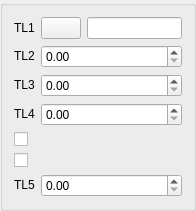
<?xml version="1.0" encoding="UTF-8"?>
<ui version="4.0">
 <class>DlgRef_1Sel3Spin2Check1Spin_QTD</class>
 <widget class="QWidget" name="DlgRef_1Sel3Spin2Check1Spin_QTD">
  <property name="geometry">
   <rect>
    <x>0</x>
    <y>0</y>
    <width>196</width>
    <height>183</height>
   </rect>
  </property>
  <property name="windowTitle">
   <string/>
  </property>
  <layout class="QGridLayout">
   <property name="margin">
    <number>0</number>
   </property>
   <property name="spacing">
    <number>6</number>
   </property>
   <item row="0" column="0">
    <widget class="QGroupBox" name="GroupBox1">
     <property name="title">
      <string/>
     </property>
     <layout class="QGridLayout" name="gridLayout">
      <property name="spacing">
       <number>6</number>
      </property>
      <item row="0" column="0">
       <widget class="QLabel" name="TextLabel1">
        <property name="sizePolicy">
         <sizepolicy hsizetype="Fixed" vsizetype="Fixed">
          <horstretch>0</horstretch>
          <verstretch>0</verstretch>
         </sizepolicy>
        </property>
        <property name="text">
         <string>TL1</string>
        </property>
        <property name="wordWrap">
         <bool>false</bool>
        </property>
       </widget>
      </item>
      <item row="0" column="1">
       <widget class="QPushButton" name="PushButton1">
        <property name="sizePolicy">
         <sizepolicy hsizetype="Fixed" vsizetype="Fixed">
          <horstretch>0</horstretch>
          <verstretch>0</verstretch>
         </sizepolicy>
        </property>
        <property name="text">
         <string/>
        </property>
       </widget>
      </item>
      <item row="0" column="2">
       <widget class="QLineEdit" name="LineEdit1"/>
      </item>
      <item row="1" column="0">
       <widget class="QLabel" name="TextLabel2">
        <property name="sizePolicy">
         <sizepolicy hsizetype="Fixed" vsizetype="Fixed">
          <horstretch>0</horstretch>
          <verstretch>0</verstretch>
         </sizepolicy>
        </property>
        <property name="text">
         <string>TL2</string>
        </property>
        <property name="wordWrap">
         <bool>false</bool>
        </property>
       </widget>
      </item>
      <item row="1" column="1" colspan="2">
       <widget class="SalomeApp_DoubleSpinBox" name="SpinBox_DX"/>
      </item>
      <item row="2" column="0">
       <widget class="QLabel" name="TextLabel3">
        <property name="sizePolicy">
         <sizepolicy hsizetype="Fixed" vsizetype="Fixed">
          <horstretch>0</horstretch>
          <verstretch>0</verstretch>
         </sizepolicy>
        </property>
        <property name="text">
         <string>TL3</string>
        </property>
        <property name="wordWrap">
         <bool>false</bool>
        </property>
       </widget>
      </item>
      <item row="2" column="1" colspan="2">
       <widget class="SalomeApp_DoubleSpinBox" name="SpinBox_DY"/>
      </item>
      <item row="3" column="0">
       <widget class="QLabel" name="TextLabel4">
        <property name="sizePolicy">
         <sizepolicy hsizetype="Fixed" vsizetype="Fixed">
          <horstretch>0</horstretch>
          <verstretch>0</verstretch>
         </sizepolicy>
        </property>
        <property name="text">
         <string>TL4</string>
        </property>
        <property name="wordWrap">
         <bool>false</bool>
        </property>
       </widget>
      </item>
      <item row="3" column="1" colspan="2">
       <widget class="SalomeApp_DoubleSpinBox" name="SpinBox_DZ"/>
      </item>
      <item row="4" column="0" colspan="3">
       <widget class="QCheckBox" name="CheckBox1">
        <property name="text">
         <string/>
        </property>
       </widget>
      </item>
      <item row="5" column="0" colspan="3">
       <widget class="QCheckBox" name="CheckBox2">
        <property name="text">
         <string/>
        </property>
       </widget>
      </item>
      <item row="6" column="0">
       <widget class="QLabel" name="TextLabel5">
        <property name="sizePolicy">
         <sizepolicy hsizetype="Fixed" vsizetype="Fixed">
          <horstretch>0</horstretch>
          <verstretch>0</verstretch>
         </sizepolicy>
        </property>
        <property name="text">
         <string>TL5</string>
        </property>
        <property name="wordWrap">
         <bool>false</bool>
        </property>
       </widget>
      </item>
      <item row="6" column="1" colspan="2">
       <widget class="SalomeApp_DoubleSpinBox" name="SpinBox_SC"/>
      </item>
     </layout>
    </widget>
   </item>
  </layout>
 </widget>
 <layoutdefault spacing="6" margin="11"/>
 <pixmapfunction>qPixmapFromMimeSource</pixmapfunction>
 <customwidgets>
  <customwidget>
   <class>SalomeApp_DoubleSpinBox</class>
   <extends>QDoubleSpinBox</extends>
   <header location="global">SalomeApp_DoubleSpinBox.h</header>
  </customwidget>
 </customwidgets>
 <tabstops>
  <tabstop>PushButton1</tabstop>
  <tabstop>LineEdit1</tabstop>
  <tabstop>SpinBox_DX</tabstop>
  <tabstop>SpinBox_DY</tabstop>
  <tabstop>SpinBox_DZ</tabstop>
  <tabstop>SpinBox_SC</tabstop>
  <tabstop>CheckBox1</tabstop>
  <tabstop>CheckBox2</tabstop>
 </tabstops>
 <resources/>
 <connections/>
</ui>
